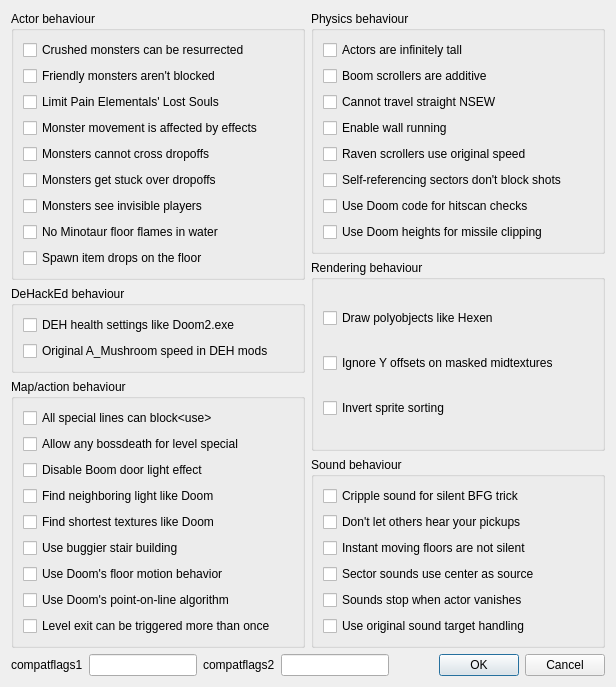
<?xml version="1.0" encoding="UTF-8"?>
<ui version="4.0">
 <class>CompatOptsDialog</class>
 <widget class="QDialog" name="CompatOptsDialog">
  <property name="windowModality">
   <enum>Qt::WindowModal</enum>
  </property>
  <property name="geometry">
   <rect>
    <x>0</x>
    <y>0</y>
    <width>616</width>
    <height>676</height>
   </rect>
  </property>
  <property name="sizePolicy">
   <sizepolicy hsizetype="Fixed" vsizetype="Fixed">
    <horstretch>0</horstretch>
    <verstretch>0</verstretch>
   </sizepolicy>
  </property>
  <property name="windowTitle">
   <string>Detailed compatibility options</string>
  </property>
  <layout class="QVBoxLayout" name="verticalLayout_10">
   <item>
    <layout class="QHBoxLayout" name="horizontalLayout_4">
     <item>
      <layout class="QVBoxLayout" name="verticalLayout_7">
       <item>
        <widget class="QGroupBox" name="actorGrpBox">
         <property name="sizePolicy">
          <sizepolicy hsizetype="Expanding" vsizetype="Expanding">
           <horstretch>0</horstretch>
           <verstretch>0</verstretch>
          </sizepolicy>
         </property>
         <property name="title">
          <string>Actor behaviour</string>
         </property>
         <layout class="QVBoxLayout" name="verticalLayout">
          <item>
           <widget class="QCheckBox" name="crushedMonsters">
            <property name="text">
             <string>Crushed monsters can be resurrected</string>
            </property>
           </widget>
          </item>
          <item>
           <widget class="QCheckBox" name="friendlyMonsters">
            <property name="text">
             <string>Friendly monsters aren't blocked</string>
            </property>
           </widget>
          </item>
          <item>
           <widget class="QCheckBox" name="limitPainElem">
            <property name="text">
             <string>Limit Pain Elementals' Lost Souls</string>
            </property>
           </widget>
          </item>
          <item>
           <widget class="QCheckBox" name="monsterMovement">
            <property name="text">
             <string>Monster movement is affected by effects</string>
            </property>
           </widget>
          </item>
          <item>
           <widget class="QCheckBox" name="monstersCannotCross">
            <property name="text">
             <string>Monsters cannot cross dropoffs</string>
            </property>
           </widget>
          </item>
          <item>
           <widget class="QCheckBox" name="monstersGetStuck">
            <property name="text">
             <string>Monsters get stuck over dropoffs</string>
            </property>
           </widget>
          </item>
          <item>
           <widget class="QCheckBox" name="monstersSeeInvisible">
            <property name="text">
             <string>Monsters see invisible players</string>
            </property>
           </widget>
          </item>
          <item>
           <widget class="QCheckBox" name="noMinotaurFloor">
            <property name="text">
             <string>No Minotaur floor flames in water</string>
            </property>
           </widget>
          </item>
          <item>
           <widget class="QCheckBox" name="spawnItemDrops">
            <property name="text">
             <string>Spawn item drops on the floor</string>
            </property>
           </widget>
          </item>
         </layout>
        </widget>
       </item>
       <item>
        <widget class="QGroupBox" name="dehackedGrpBox">
         <property name="sizePolicy">
          <sizepolicy hsizetype="Expanding" vsizetype="Expanding">
           <horstretch>0</horstretch>
           <verstretch>0</verstretch>
          </sizepolicy>
         </property>
         <property name="title">
          <string>DeHackEd behaviour</string>
         </property>
         <layout class="QVBoxLayout" name="verticalLayout_3">
          <item>
           <widget class="QCheckBox" name="dehHealthSettings">
            <property name="text">
             <string>DEH health settings like Doom2.exe</string>
            </property>
           </widget>
          </item>
          <item>
           <widget class="QCheckBox" name="originalAMushroom">
            <property name="text">
             <string>Original A_Mushroom speed in DEH mods</string>
            </property>
           </widget>
          </item>
         </layout>
        </widget>
       </item>
       <item>
        <widget class="QGroupBox" name="mapActionGrpBox">
         <property name="sizePolicy">
          <sizepolicy hsizetype="Expanding" vsizetype="Expanding">
           <horstretch>0</horstretch>
           <verstretch>0</verstretch>
          </sizepolicy>
         </property>
         <property name="title">
          <string>Map/action behaviour</string>
         </property>
         <layout class="QVBoxLayout" name="verticalLayout_5">
          <item>
           <widget class="QCheckBox" name="allSpecialLines">
            <property name="text">
             <string>All special lines can block&lt;use&gt;</string>
            </property>
           </widget>
          </item>
          <item>
           <widget class="QCheckBox" name="allowAnyBossdeath">
            <property name="text">
             <string>Allow any bossdeath for level special</string>
            </property>
           </widget>
          </item>
          <item>
           <widget class="QCheckBox" name="disableBoomDoor">
            <property name="text">
             <string>Disable Boom door light effect</string>
            </property>
           </widget>
          </item>
          <item>
           <widget class="QCheckBox" name="findNeighboringLight">
            <property name="text">
             <string>Find neighboring light like Doom</string>
            </property>
           </widget>
          </item>
          <item>
           <widget class="QCheckBox" name="findShortestTextures">
            <property name="text">
             <string>Find shortest textures like Doom</string>
            </property>
           </widget>
          </item>
          <item>
           <widget class="QCheckBox" name="useBuggierStair">
            <property name="text">
             <string>Use buggier stair building</string>
            </property>
           </widget>
          </item>
          <item>
           <widget class="QCheckBox" name="useDoomsFloor">
            <property name="text">
             <string>Use Doom's floor motion behavior</string>
            </property>
           </widget>
          </item>
          <item>
           <widget class="QCheckBox" name="useDoomsPointOnLine">
            <property name="text">
             <string>Use Doom's point-on-line algorithm</string>
            </property>
           </widget>
          </item>
          <item>
           <widget class="QCheckBox" name="levelExit">
            <property name="text">
             <string>Level exit can be triggered more than once</string>
            </property>
           </widget>
          </item>
         </layout>
        </widget>
       </item>
      </layout>
     </item>
     <item>
      <layout class="QVBoxLayout" name="verticalLayout_9">
       <item>
        <widget class="QGroupBox" name="physicsGrpBox">
         <property name="sizePolicy">
          <sizepolicy hsizetype="Expanding" vsizetype="Expanding">
           <horstretch>0</horstretch>
           <verstretch>0</verstretch>
          </sizepolicy>
         </property>
         <property name="title">
          <string>Physics behaviour</string>
         </property>
         <layout class="QVBoxLayout" name="verticalLayout_2">
          <item>
           <widget class="QCheckBox" name="actorsAreInfinite">
            <property name="text">
             <string>Actors are infinitely tall</string>
            </property>
           </widget>
          </item>
          <item>
           <widget class="QCheckBox" name="boomScrollers">
            <property name="text">
             <string>Boom scrollers are additive</string>
            </property>
           </widget>
          </item>
          <item>
           <widget class="QCheckBox" name="cannotTravelStraight">
            <property name="text">
             <string>Cannot travel straight NSEW</string>
            </property>
           </widget>
          </item>
          <item>
           <widget class="QCheckBox" name="enableWallRunning">
            <property name="text">
             <string>Enable wall running</string>
            </property>
           </widget>
          </item>
          <item>
           <widget class="QCheckBox" name="ravenScrollers">
            <property name="text">
             <string>Raven scrollers use original speed</string>
            </property>
           </widget>
          </item>
          <item>
           <widget class="QCheckBox" name="selfRefSectors">
            <property name="text">
             <string>Self-referencing sectors don't block shots</string>
            </property>
           </widget>
          </item>
          <item>
           <widget class="QCheckBox" name="useDoomHitscan">
            <property name="text">
             <string>Use Doom code for hitscan checks</string>
            </property>
           </widget>
          </item>
          <item>
           <widget class="QCheckBox" name="useDoomHeights">
            <property name="text">
             <string>Use Doom heights for missile clipping</string>
            </property>
           </widget>
          </item>
         </layout>
        </widget>
       </item>
       <item>
        <widget class="QGroupBox" name="renderingGrpBox">
         <property name="sizePolicy">
          <sizepolicy hsizetype="Expanding" vsizetype="Expanding">
           <horstretch>0</horstretch>
           <verstretch>0</verstretch>
          </sizepolicy>
         </property>
         <property name="title">
          <string>Rendering behaviour</string>
         </property>
         <layout class="QVBoxLayout" name="verticalLayout_4">
          <item>
           <widget class="QCheckBox" name="drawPolyobjects">
            <property name="text">
             <string>Draw polyobjects like Hexen</string>
            </property>
           </widget>
          </item>
          <item>
           <widget class="QCheckBox" name="ignoreYoffsets">
            <property name="text">
             <string>Ignore Y offsets on masked midtextures</string>
            </property>
           </widget>
          </item>
          <item>
           <widget class="QCheckBox" name="invertSpriteSorting">
            <property name="text">
             <string>Invert sprite sorting</string>
            </property>
           </widget>
          </item>
         </layout>
        </widget>
       </item>
       <item>
        <widget class="QGroupBox" name="soundGrpBox">
         <property name="sizePolicy">
          <sizepolicy hsizetype="Expanding" vsizetype="Expanding">
           <horstretch>0</horstretch>
           <verstretch>0</verstretch>
          </sizepolicy>
         </property>
         <property name="title">
          <string>Sound behaviour</string>
         </property>
         <layout class="QVBoxLayout" name="verticalLayout_6">
          <item>
           <widget class="QCheckBox" name="crippleSound">
            <property name="text">
             <string>Cripple sound for silent BFG trick</string>
            </property>
           </widget>
          </item>
          <item>
           <widget class="QCheckBox" name="dontLetOthersHear">
            <property name="text">
             <string>Don't let others hear your pickups</string>
            </property>
           </widget>
          </item>
          <item>
           <widget class="QCheckBox" name="instantMovingFloors">
            <property name="text">
             <string>Instant moving floors are not silent</string>
            </property>
           </widget>
          </item>
          <item>
           <widget class="QCheckBox" name="sectorSounds">
            <property name="text">
             <string>Sector sounds use center as source </string>
            </property>
           </widget>
          </item>
          <item>
           <widget class="QCheckBox" name="soundsStop">
            <property name="text">
             <string>Sounds stop when actor vanishes</string>
            </property>
           </widget>
          </item>
          <item>
           <widget class="QCheckBox" name="useOriginalSound">
            <property name="text">
             <string>Use original sound target handling</string>
            </property>
           </widget>
          </item>
         </layout>
        </widget>
       </item>
      </layout>
     </item>
    </layout>
   </item>
   <item>
    <layout class="QHBoxLayout" name="horizontalLayout">
     <item>
      <widget class="QLabel" name="compatflags1_label">
       <property name="text">
        <string>compatflags1</string>
       </property>
      </widget>
     </item>
     <item>
      <widget class="QLineEdit" name="compatflags1_line"/>
     </item>
     <item>
      <widget class="QLabel" name="compatflags2_label">
       <property name="text">
        <string>compatflags2</string>
       </property>
      </widget>
     </item>
     <item>
      <widget class="QLineEdit" name="compatflags2_line"/>
     </item>
     <item>
      <spacer name="horizontalSpacer">
       <property name="orientation">
        <enum>Qt::Horizontal</enum>
       </property>
       <property name="sizeHint" stdset="0">
        <size>
         <width>0</width>
         <height>0</height>
        </size>
       </property>
      </spacer>
     </item>
     <item>
      <widget class="QDialogButtonBox" name="buttonBox">
       <property name="standardButtons">
        <set>QDialogButtonBox::Cancel|QDialogButtonBox::Ok</set>
       </property>
      </widget>
     </item>
    </layout>
   </item>
  </layout>
 </widget>
 <resources/>
 <connections/>
</ui>
